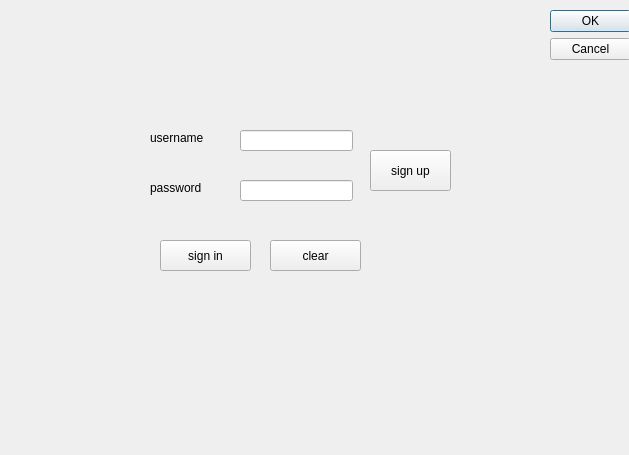
<?xml version="1.0" encoding="UTF-8"?>
<ui version="4.0">
 <class>loginPage</class>
 <widget class="QDialog" name="loginPage">
  <property name="geometry">
   <rect>
    <x>0</x>
    <y>0</y>
    <width>629</width>
    <height>455</height>
   </rect>
  </property>
  <property name="windowTitle">
   <string>Dialog</string>
  </property>
  <widget class="QDialogButtonBox" name="buttonBox">
   <property name="geometry">
    <rect>
     <x>550</x>
     <y>10</y>
     <width>81</width>
     <height>71</height>
    </rect>
   </property>
   <property name="orientation">
    <enum>Qt::Vertical</enum>
   </property>
   <property name="standardButtons">
    <set>QDialogButtonBox::Cancel|QDialogButtonBox::Ok</set>
   </property>
  </widget>
  <widget class="QLabel" name="label">
   <property name="geometry">
    <rect>
     <x>150</x>
     <y>130</y>
     <width>60</width>
     <height>16</height>
    </rect>
   </property>
   <property name="text">
    <string>username</string>
   </property>
  </widget>
  <widget class="QLabel" name="label_2">
   <property name="geometry">
    <rect>
     <x>150</x>
     <y>180</y>
     <width>60</width>
     <height>16</height>
    </rect>
   </property>
   <property name="text">
    <string>password</string>
   </property>
  </widget>
  <widget class="QLineEdit" name="lineEdit">
   <property name="geometry">
    <rect>
     <x>240</x>
     <y>130</y>
     <width>113</width>
     <height>21</height>
    </rect>
   </property>
  </widget>
  <widget class="QLineEdit" name="lineEdit_2">
   <property name="geometry">
    <rect>
     <x>240</x>
     <y>180</y>
     <width>113</width>
     <height>21</height>
    </rect>
   </property>
  </widget>
  <widget class="QPushButton" name="pushButton">
   <property name="geometry">
    <rect>
     <x>160</x>
     <y>240</y>
     <width>91</width>
     <height>31</height>
    </rect>
   </property>
   <property name="text">
    <string>sign in</string>
   </property>
  </widget>
  <widget class="QPushButton" name="pushButton_2">
   <property name="geometry">
    <rect>
     <x>270</x>
     <y>240</y>
     <width>91</width>
     <height>31</height>
    </rect>
   </property>
   <property name="text">
    <string>clear</string>
   </property>
  </widget>
  <widget class="QPushButton" name="pushButton_3">
   <property name="geometry">
    <rect>
     <x>370</x>
     <y>150</y>
     <width>81</width>
     <height>41</height>
    </rect>
   </property>
   <property name="text">
    <string>sign up</string>
   </property>
  </widget>
 </widget>
 <resources/>
 <connections>
  <connection>
   <sender>buttonBox</sender>
   <signal>accepted()</signal>
   <receiver>loginPage</receiver>
   <slot>accept()</slot>
   <hints>
    <hint type="sourcelabel">
     <x>248</x>
     <y>254</y>
    </hint>
    <hint type="destinationlabel">
     <x>157</x>
     <y>274</y>
    </hint>
   </hints>
  </connection>
  <connection>
   <sender>buttonBox</sender>
   <signal>rejected()</signal>
   <receiver>loginPage</receiver>
   <slot>reject()</slot>
   <hints>
    <hint type="sourcelabel">
     <x>316</x>
     <y>260</y>
    </hint>
    <hint type="destinationlabel">
     <x>286</x>
     <y>274</y>
    </hint>
   </hints>
  </connection>
 </connections>
</ui>
